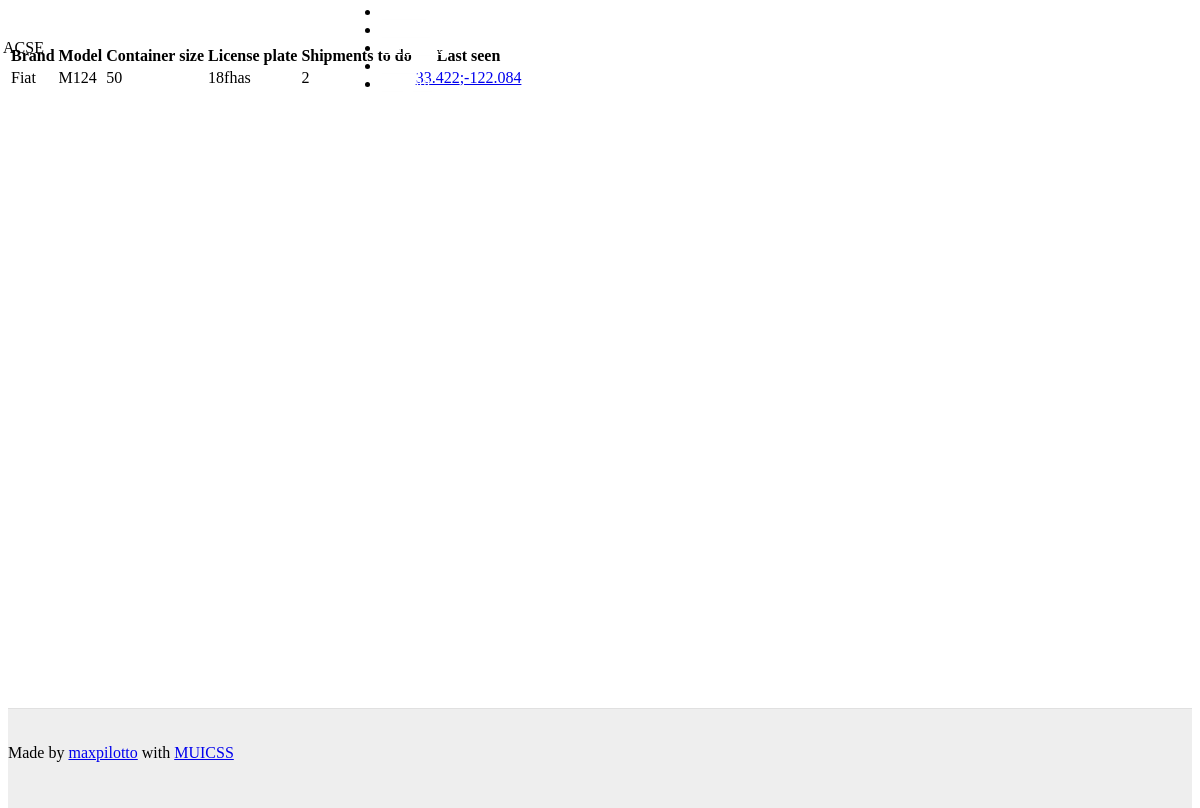
The page /site/trucks.php (signed in) on the database its author committed.
### tables this page shows
CREATE TABLE `trucks` (
  `id` int(11) NOT NULL,
  `brand` varchar(20) DEFAULT NULL,
  `model` varchar(20) DEFAULT NULL,
  `containerSize` int(11) DEFAULT NULL,
  `licensePlate` varchar(20) DEFAULT NULL,
  `company` int(11) DEFAULT NULL
);

CREATE TABLE `movements` (
  `id` int(11) NOT NULL,
  `movDate` date DEFAULT NULL,
  `movTime` time NOT NULL,
  `latitude` float DEFAULT NULL,
  `longitude` float DEFAULT NULL,
  `speed` float DEFAULT NULL,
  `shipment` int(11) DEFAULT NULL
);

### site/trucks.php (the view, shortened to what this page needs)
<html>
<?php
	echo file_get_contents("defaultHead.html");
	include_once("connection.php");
?>
<body>
	<?php
		include("defaultHeader.php");
	?>
	<div id="content-wrapper" class="mui--text-center">
        <br />
        <br />
        <?php
            if (isset($_GET["id"])){
				$trucks = mysqli_query($conn,"SELECT * FROM trucks WHERE id = $_GET[id]");
				if (mysqli_num_rows($trucks) == 0){
	                echo "<h1><b>Truck not found found</b></h1>";
					return;
				}
				$truck = mysqli_fetch_assoc($trucks);
				if ($_SESSION["company"] != $truck["company"]){
					header("Location: pageNotFound.php");
				}
                echo '
				<div class="mui-container">
    			<table class="mui-table">
        			<thead>
        				<tr>
            				<th>Brand</th>
            				<th>Model</th>
            				<th>Container size</th>
            				<th>License plate</th>
        				</tr>
        			</thead>
        			<tbody>';
					echo "<tr>
                        <td>$truck[brand]</td>
                        <td>$truck[model]</td>
                        <td>$truck[containerSize]</td>
                        <td>$truck[licensePlate]</td>
                    </tr>";
					echo "</tbody>
	                </table>
					</div>";
            }else{
                $trucks = mysqli_query($conn,"SELECT * FROM trucks WHERE company = $_SESSION[company]");
                echo '
				<div class="mui-container">
    			<table class="mui-table">
        			<thead>
        				<tr>
            				<th>Brand</th>
            				<th>Model</th>
            				<th>Container size</th>
            				<th>License plate</th>
                            <th>Shipments to do</th>
                            <th>Last seen</th>
        				</tr>
        			</thead>
        			<tbody>';
                foreach ($trucks as $truck){
                    $shipments = mysqli_query($conn,"SELECT * FROM shipments WHERE truck = $truck[id]");
                    $toDo = 0;
					$currentShipment = -1;
                    $lastSeen = 'Warehouse';
    				foreach($shipments as $shipment){
    					if ($shipment["status"] == '2' or $shipment["status"] == '4'){
							if ($shipment["status"] == '2' and $currentShipment == -1){
								$currentShipment = $shipment["id"];
							}
    						$toDo++;
    					}
    				}
                    if ($currentShipment != -1){
                        $lastMovement = mysqli_fetch_assoc(mysqli_query($conn,"SELECT * FROM movements WHERE shipment = $currentShipment ORDER BY movDate DESC"));
						$lastSeen = "<a href='https://maps.google.com/?q=$lastMovement[latitude],$lastMovement[longitude]'>$lastMovement[latitude];$lastMovement[longitude]</a>";
                    }
                    echo "<tr>
                        <td>$truck[brand]</td>
                        <td>$truck[model]</td>
                        <td>$truck[containerSize]</td>
                        <td>$truck[licensePlate]</td>
                        <td>$toDo</td>
                        <td>$lastSeen</td>
                    </tr>";
                }
                echo "</tbody>
                </table>
				</div>";
            }
        ?>
	</div>
	<?php
		echo file_get_contents("defaultFooter.html");
	?>
</body>
</html>

### rows shown on the page
trucks: brand "Fiat", model "M124", containerSize "50", licensePlate "18fhas", toDo "2", movements.latitude "33.422", movements.longitude "-122.084"

### other values the page prints
$_SESSION[companyName] "ACSE"
file_get_contents("defaultFooter.html") "Made by maxpilotto with MUICSS"
